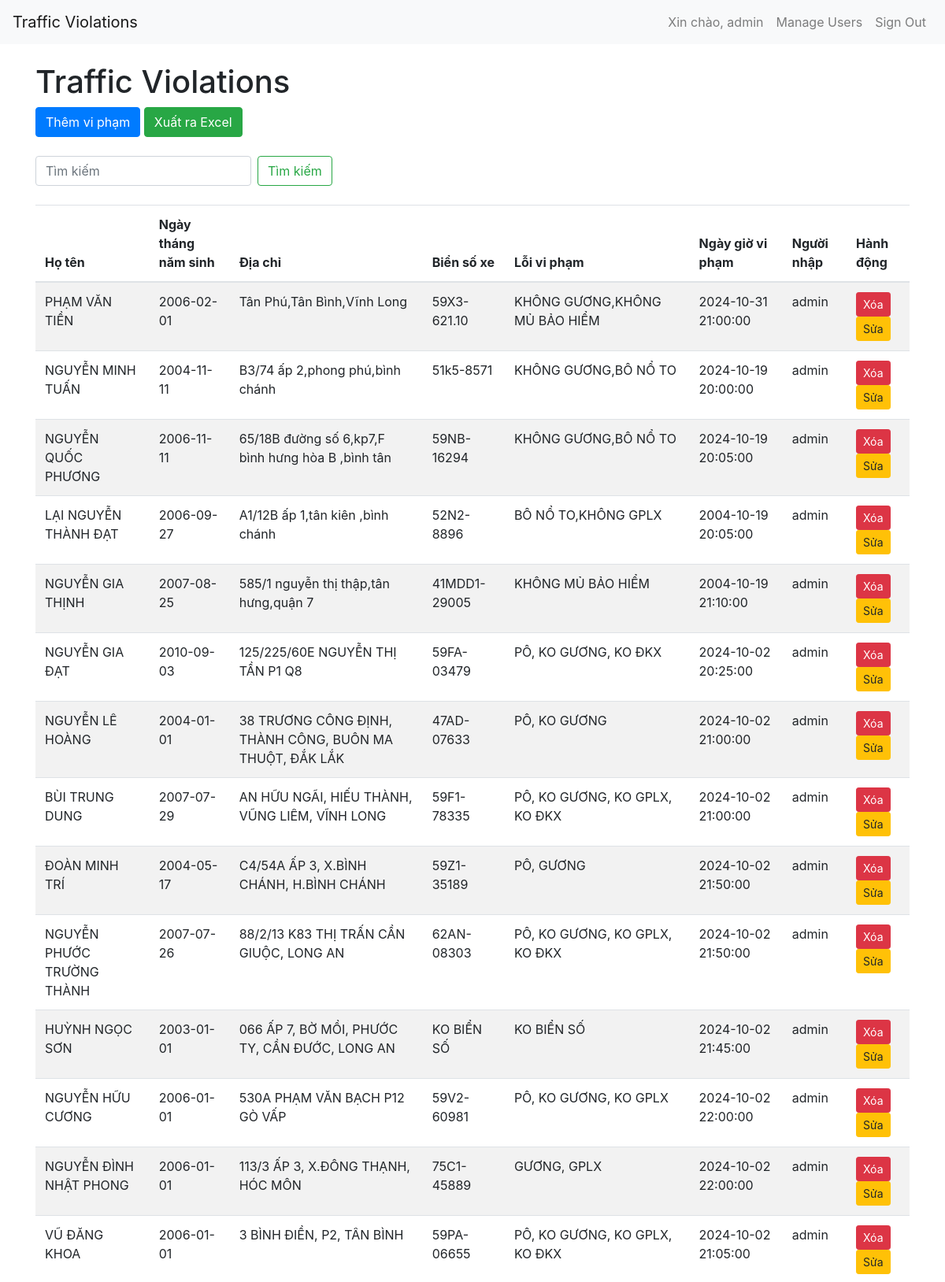
Screenshot of / (signed in, upper part) with the database file from the repository.
### app.py (models this page shows, shortened)
class User(UserMixin, db.Model):
    id = db.Column(db.Integer, primary_key=True)
    username = db.Column(db.String(150), unique=True, nullable=False)
    password = db.Column(db.String(150), nullable=False)

class Violation(db.Model):
    id = db.Column(db.Integer, primary_key=True)
    name = db.Column(db.String(100), nullable=False)
    birth_date = db.Column(db.Date, nullable=False)
    address = db.Column(db.String(200), nullable=False)
    license_plate = db.Column(db.String(20), nullable=False)
    violation = db.Column(db.String(200), nullable=False)
    violation_date = db.Column(db.DateTime, nullable=False)
    added_by = db.Column(db.String(150), nullable=False)
    is_deleted = db.Column(db.Boolean, default=False)

### app.py (the view)
@app.route('/')
@login_required
def index():
    search = request.args.get('search')
    page = request.args.get(get_page_parameter(), type=int, default=1)
    per_page = 50
    if search:
        search = unidecode(search).lower()
        violations_query = Violation.query.filter_by(is_deleted=False).all()
        violations = [v for v in violations_query if search in unidecode(v.name).lower() or search in unidecode(v.license_plate).lower()]
    else:
        violations = Violation.query.filter_by(is_deleted=False).all()
    total = len(violations)
    start = (page - 1) * per_page
    end = start + per_page
    violations_paginated = violations[start:end]
    pagination = Pagination(page=page, total=total, per_page=per_page, css_framework='bootstrap4')
    return render_template('index.html', violations=violations_paginated, pagination=pagination, search=search)

### app.py (called while the page is built)
@login_manager.user_loader
def load_user(user_id):
    return User.query.get(int(user_id))

### templates/index.html (shortened to what this page needs)
<!DOCTYPE html>
<html>
<head>
    <link rel="stylesheet" href="https://stackpath.bootstrapcdn.com/bootstrap/4.5.2/css/bootstrap.min.css">
</head>
<body>
    <nav class="navbar navbar-expand-lg navbar-light bg-light">
        <a class="navbar-brand" href="#">Traffic Violations</a>
        <div class="collapse navbar-collapse" id="navbarNav">
            <ul class="navbar-nav ml-auto">
                <li class="nav-item">
                    <span class="nav-link">Xin chào, {{ current_user.username }}</span>
                </li>
                <li class="nav-item">
                    <a class="nav-link" href="/users">Manage Users</a>
                </li>
                <li class="nav-item">
                    <a class="nav-link" href="/logout">Sign Out</a>
                </li>
            </ul>
        </div>
    </nav>
    <div class="container">
        <h1 class="mt-4">Traffic Violations</h1>
        <a href="/add" class="btn btn-primary mb-4">Thêm vi phạm</a>
        <a href="/export_excel" class="btn btn-success mb-4">Xuất ra Excel</a>
        <form class="form-inline mb-4" method="GET" action="/">
            <input class="form-control mr-sm-2" type="search" name="search" placeholder="Tìm kiếm" aria-label="Search">
            <button class="btn btn-outline-success my-2 my-sm-0" type="submit">Tìm kiếm</button>
        </form>
        <table class="table table-striped table-responsive">
            <thead>
                <tr>
                    <th>Họ tên</th>
                    <th>Ngày tháng năm sinh</th>
                    <th>Địa chỉ</th>
                    <th>Biển số xe</th>
                    <th>Lỗi vi phạm</th>
                    <th>Ngày giờ vi phạm</th>
                    <th>Người nhập</th>
                    <th>Hành động</th>
                </tr>
            </thead>
            <tbody>
                {% for violation in violations %}
                    <tr>
                        <td>{{ violation.name }}</td>
                        <td>{{ violation.birth_date }}</td>
                        <td>{{ violation.address }}</td>
                        <td>{{ violation.license_plate }}</td>
                        <td>{{ violation.violation }}</td>
                        <td>{{ violation.violation_date }}</td>
                        <td>{{ violation.added_by }}</td>
                        <td>
                            <form action="/delete/{{ violation.id }}" method="post" style="display:inline;" onsubmit="return confirmDelete();">
                                <button type="submit" class="btn btn-danger btn-sm">Xóa</button>
                            </form>
                            <a href="/edit/{{ violation.id }}" class="btn btn-warning btn-sm">Sửa</a>
                        </td>
                    </tr>
                {% endfor %}
            </tbody>
        </table>
    </div>
</body>
</html>

### rows the page displays
User: username "admin"
Violation: name "PHẠM VĂN TIỀN", birth_date "2006-02-01", address "Tân Phú,Tân Bình,Vĩnh Long", license_plate "59X3-621.10", violation "KHÔNG GƯƠNG,KHÔNG MỦ BẢO HIỂM", violation_date "2024-10-31 21:00:00", added_by "admin"
Violation: name "NGUYỄN MINH TUẤN", birth_date "2004-11-11", address "B3/74 ấp 2,phong phú,bình chánh", license_plate "51k5-8571", violation "KHÔNG GƯƠNG,BÔ NỔ TO", violation_date "2024-10-19 20:00:00", added_by "admin"
Violation: name "NGUYỄN QUỐC PHƯƠNG", birth_date "2006-11-11", address "65/18B đường số 6,kp7,F bình hưng hòa B ,bình tân", license_plate "59NB-16294", violation "KHÔNG GƯƠNG,BÔ NỔ TO", violation_date "2024-10-19 20:05:00", added_by "admin"
Violation: name "LẠI NGUYỄN THÀNH ĐẠT", birth_date "2006-09-27", address "A1/12B ấp 1,tân kiên ,bình chánh", license_plate "52N2-8896", violation "BÔ NỔ TO,KHÔNG GPLX", violation_date "2004-10-19 20:05:00", added_by "admin"
Violation: name "NGUYỄN GIA THỊNH", birth_date "2007-08-25", address "585/1 nguyễn thị thập,tân hưng,quận 7", license_plate "41MDD1-29005", violation "KHÔNG MỦ BẢO HIỂM", violation_date "2004-10-19 21:10:00", added_by "admin"
Violation: name "NGUYỄN GIA ĐẠT", birth_date "2010-09-03", address "125/225/60E NGUYỄN THỊ TẦN P1 Q8", license_plate "59FA-03479", violation "PÔ, KO GƯƠNG, KO ĐKX", violation_date "2024-10-02 20:25:00", added_by "admin"
Violation: name "NGUYỄN LÊ HOÀNG", birth_date "2004-01-01", address "38 TRƯƠNG CÔNG ĐỊNH, THÀNH CÔNG, BUÔN MA THUỘT, ĐẮK LẮK", license_plate "47AD-07633", violation "PÔ, KO GƯƠNG", violation_date "2024-10-02 21:00:00", added_by "admin"
Violation: name "BÙI TRUNG DUNG", birth_date "2007-07-29", address "AN HỮU NGÃI, HIẾU THÀNH, VŨNG LIÊM, VĨNH LONG", license_plate "59F1-78335", violation "PÔ, KO GƯƠNG, KO GPLX, KO ĐKX", violation_date "2024-10-02 21:00:00", added_by "admin"
Violation: name "ĐOÀN MINH TRÍ", birth_date "2004-05-17", address "C4/54A ẤP 3, X.BÌNH CHÁNH, H.BÌNH CHÁNH", license_plate "59Z1-35189", violation "PÔ, GƯƠNG", violation_date "2024-10-02 21:50:00", added_by "admin"
Violation: name "NGUYỄN PHƯỚC TRƯỜNG THÀNH", birth_date "2007-07-26", address "88/2/13 K83 THỊ TRẤN CẦN GIUỘC, LONG AN", license_plate "62AN-08303", violation "PÔ, KO GƯƠNG, KO GPLX, KO ĐKX", violation_date "2024-10-02 21:50:00", added_by "admin"
Violation: name "HUỲNH NGỌC SƠN", birth_date "2003-01-01", address "066 ẤP 7, BỜ MỒI, PHƯỚC TY, CẦN ĐƯỚC, LONG AN", license_plate "KO BIỂN SỐ", violation "KO BIỂN SỐ", violation_date "2024-10-02 21:45:00", added_by "admin"
Violation: name "NGUYỄN HỮU CƯƠNG", birth_date "2006-01-01", address "530A PHẠM VĂN BẠCH P12 GÒ VẤP", license_plate "59V2-60981", violation "PÔ, KO GƯƠNG, KO GPLX", violation_date "2024-10-02 22:00:00", added_by "admin"
Violation: name "NGUYỄN ĐÌNH NHẬT PHONG", birth_date "2006-01-01", address "113/3 ẤP 3, X.ĐÔNG THẠNH, HÓC MÔN", license_plate "75C1-45889", violation "GƯƠNG, GPLX", violation_date "2024-10-02 22:00:00", added_by "admin"
Violation: name "VŨ ĐĂNG KHOA", birth_date "2006-01-01", address "3 BÌNH ĐIỀN, P2, TÂN BÌNH", license_plate "59PA-06655", violation "PÔ, KO GƯƠNG, KO GPLX, KO ĐKX", violation_date "2024-10-02 21:05:00", added_by "admin"
